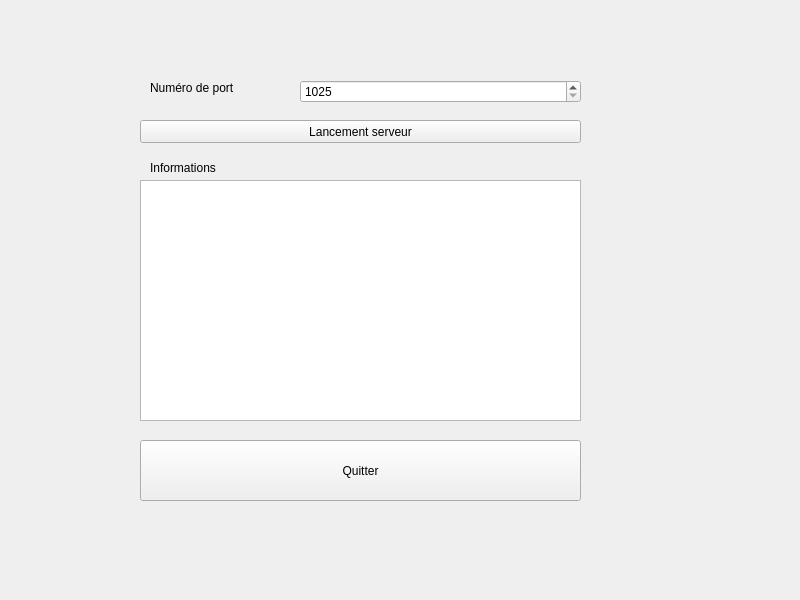
<?xml version="1.0" encoding="UTF-8"?>
<ui version="4.0">
 <class>AuditServeurWidget</class>
 <widget class="QWidget" name="AuditServeurWidget">
  <property name="geometry">
   <rect>
    <x>0</x>
    <y>0</y>
    <width>800</width>
    <height>600</height>
   </rect>
  </property>
  <property name="windowTitle">
   <string>AuditServeurWidget</string>
  </property>
  <widget class="QLabel" name="label">
   <property name="geometry">
    <rect>
     <x>150</x>
     <y>80</y>
     <width>95</width>
     <height>15</height>
    </rect>
   </property>
   <property name="text">
    <string>Numéro de port</string>
   </property>
  </widget>
  <widget class="QLabel" name="label_2">
   <property name="geometry">
    <rect>
     <x>150</x>
     <y>160</y>
     <width>76</width>
     <height>15</height>
    </rect>
   </property>
   <property name="text">
    <string>Informations</string>
   </property>
  </widget>
  <widget class="QPushButton" name="pushButtonLancementServeur">
   <property name="geometry">
    <rect>
     <x>140</x>
     <y>120</y>
     <width>441</width>
     <height>23</height>
    </rect>
   </property>
   <property name="text">
    <string>Lancement serveur</string>
   </property>
  </widget>
  <widget class="QPushButton" name="pushButtonQuitter">
   <property name="geometry">
    <rect>
     <x>140</x>
     <y>440</y>
     <width>441</width>
     <height>61</height>
    </rect>
   </property>
   <property name="text">
    <string>Quitter</string>
   </property>
  </widget>
  <widget class="QTextEdit" name="textEditInformations">
   <property name="geometry">
    <rect>
     <x>140</x>
     <y>180</y>
     <width>441</width>
     <height>241</height>
    </rect>
   </property>
  </widget>
  <widget class="QSpinBox" name="spinBoxPort">
   <property name="geometry">
    <rect>
     <x>300</x>
     <y>80</y>
     <width>281</width>
     <height>23</height>
    </rect>
   </property>
   <property name="minimum">
    <number>1025</number>
   </property>
   <property name="maximum">
    <number>65535</number>
   </property>
  </widget>
 </widget>
 <resources/>
 <connections>
  <connection>
   <sender>pushButtonQuitter</sender>
   <signal>clicked()</signal>
   <receiver>AuditServeurWidget</receiver>
   <slot>close()</slot>
   <hints>
    <hint type="sourcelabel">
     <x>295</x>
     <y>456</y>
    </hint>
    <hint type="destinationlabel">
     <x>403</x>
     <y>541</y>
    </hint>
   </hints>
  </connection>
 </connections>
</ui>
